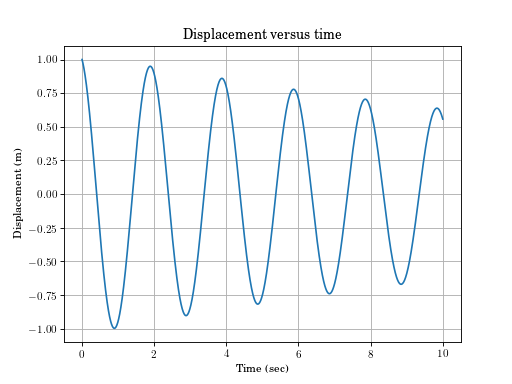

This chart was generated by the following Python code:
import matplotlib.pyplot as plt
import vibration_toolbox as vtb
vtb.free_response()[1][:5] # doctest: +SKIP
# array([[1.  ],
# [1.  ],
# [0.99],
# [0.99],
# [0.98]])

t, x, *_ = vtb.free_response() # *_ ignores all other returns
plt.plot(t,x)
# [<matplotlib.lines.Line2D object at ...>]
plt.xlabel('Time (sec)')
# Text(0.5, 0, 'Time (sec)')
plt.ylabel('Displacement (m)')
# Text(0, 0.5, 'Displacement (m)')
plt.title('Displacement versus time')
# Text(0.5, 1.0, 'Displacement versus time')
plt.grid(True)
